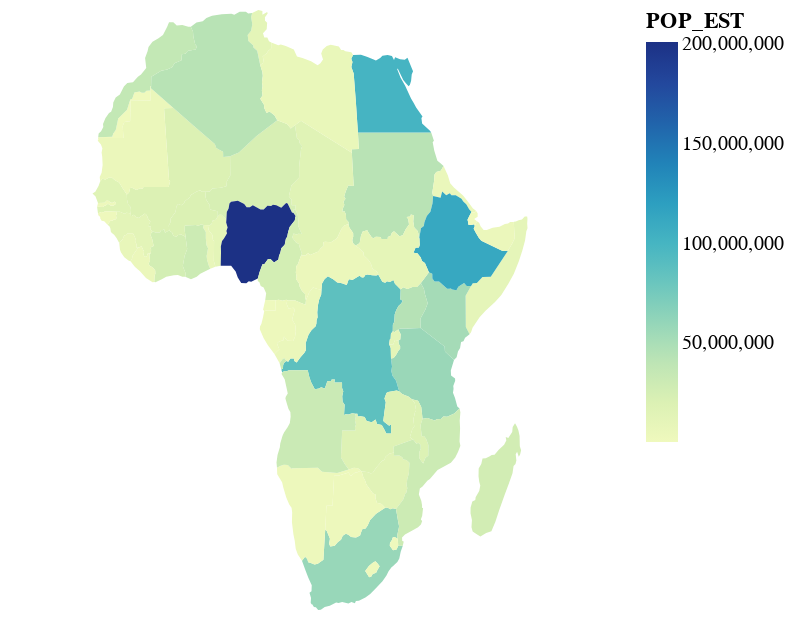

The notebook cell saved with this chart:
### Code cell
alt.Chart(gdf_sel).mark_geoshape().encode(
    color='POP_EST'
)
